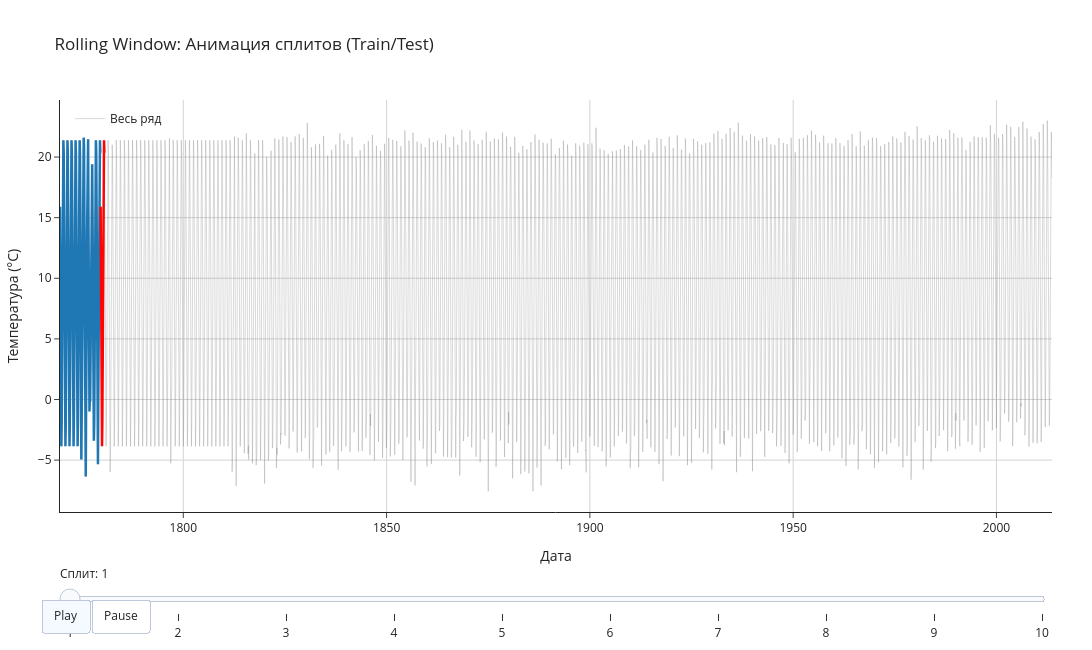

The code cell stored with this chart in its notebook:
### Markdown cell above
Отдельно визуализируем один сплит:

### Code cell
# Задаём заголовок
print('\n======================================| Визуализация Train/Test разбиения с Plotly: |=====================================\n')
print('-' * 123)





# --- Параметры ---
window_size = 120   # 10 лет
horizon = 12        # 1 год
n_splits = 10       # количество сплитов для анимации

# --- Подготовка данных ---
df = TS_by_USA_copy.copy()
df = df.dropna()  

# --- Создание фреймов для анимации ---
frames = []
sliders = []

# --- Создание фигуры ---
fig = go.Figure()

# --- Фоновый ряд (весь временной ряд) ---
fig.add_trace(
    go.Scatter(
        x = df.index,
        y = df['AverageTemperature'],
        mode = 'lines',
        name = 'Весь ряд',
        line = dict(color='gray', width = 1),
        opacity = 0.3,
        hoverinfo = 'skip',
        showlegend = True
    )
)

# Переменные для анимации
visible_traces = [True] 



# --- Создание сплитов ---
for i in range(n_splits):
    train_start = i
    train_end = train_start + window_size
    test_end = train_end + horizon
    
    # Проверка выхода за пределы данных
    if test_end > len(df):
        break  
    
    # Данные для текущего сплита 
    train_data = df.iloc[train_start:train_end]
    test_data = df.iloc[train_end:test_end]

    # --- Train trace (видим только в текущем и следующих кадрах) ---
    train_trace = go.Scatter(
        x = train_data.index,
        y = train_data['AverageTemperature'],
        mode = 'lines',
        name = f'Train {i+1}',
        line = dict(color='#1f77b4', width=2.5),
        visible = False,
        showlegend = False
    )
    fig.add_trace(train_trace)

    # --- Test trace ---
    test_trace = go.Scatter(
        x = test_data.index,
        y = test_data['AverageTemperature'],
        mode = 'lines',
        name = f'Test {i+1}',
        line = dict(color='#ff0404', width=2.5),
        visible = False,
        showlegend = False
    )
    
    # Добавляем trace в фигуру
    fig.add_trace(test_trace)




    # --- Кадр анимации ---
    frame_data = [
        go.Scatter(visible = True),  
        *[go.Scatter(visible = False) for _ in range(1, 1 + 2*i)],  
        go.Scatter(visible = True),
        go.Scatter(visible = True)   
    ]
    
    # Создаем кадр
    frame = go.Frame(
        data = frame_data,
        name = str(i),
        layout = go.Layout(
            title = f"Rolling Window: Split {i+1} | Train: {train_data.index[0].strftime('%Y-%m')} — {train_data.index[-1].strftime('%Y-%m')} | Test: {test_data.index[0].strftime('%Y-%m')} — {test_data.index[-1].strftime('%Y-%m')}"
        )
    )
    
    # Добавляем кадр в список
    frames.append(frame)




# --- Добавляем кадры в фигуру ---
fig.frames = frames

# --- Начальное состояние (первый сплит) ---
fig.data[1].visible = True  
fig.data[2].visible = True  

# --- Макет ---
fig.update_layout(
    title = 'Rolling Window: Анимация сплитов (Train/Test)',
    xaxis_title = 'Дата',
    yaxis_title = 'Температура (°C)',
    width = 1100,
    height = 650,
    margin = dict(l=60, r=40, t=100, b=60),
    template = 'simple_white',
    legend = dict(x=0.01, y=0.99, bgcolor='rgba(255,255,255,0.8)', bordercolor='gray'),
    hovermode = 'x unified'
)

# --- Сетки ---
fig.update_xaxes(showgrid=True, gridcolor='LightGray')
fig.update_yaxes(showgrid=True, gridcolor='LightGray')

# --- Слайдер ---
sliders = [
    dict(
        active = 0,
        currentvalue = {'prefix': 'Сплит: '},
        pad = {'t': 50},
        steps = [
            dict(
                method = 'animate',
                label = f'{i+1}',
                args = [ [str(i)], dict(mode='immediate', frame=dict(duration=800, redraw=True), transition=dict(duration=300)) ]
            ) for i in range(len(frames))
        ]
    )
]

# --- Добавляем слайдеры в макет ---
fig.update_layout(sliders=sliders)




# --- Кнопки play/pause ---
updatemenus = [
    dict(
        type = 'buttons',
        direction = 'left',
        buttons = [
            dict(label='Play', method='animate', args=[None, dict(frame=dict(duration=1000, redraw=True), fromcurrent=True, transition=dict(duration=300))]),
            dict(label='Pause', method='animate', args=[[None], dict(mode='immediate')])
        ],
        pad = {'r': 10, 't': 87},
        showactive = True,
        x = 0.1, 
        y = 0, 
        xanchor = 'right', 
        yanchor = 'top'
        )
]

# --- Добавляем кнопки в макет ---
fig.update_layout(updatemenus = updatemenus)

# --- Показ фигуры ---
fig.show()




# --- Сохранение в PNG (для GitHub) ---
fig.write_image(
    'plots/rolling_window_animation_frame0.png', 
    width = 1100, 
    height = 650, 
    scale = 2
)

# Показать первый кадр как превью
display(Image('plots/rolling_window_animation_frame0.png'))



# Вывод параметров
print('-'*123)
print(f'Window size: {window_size} месяцев, Horizon: {horizon} месяцев')
print(f'Показано сплитов: {n_splits}')
print('-'*35)
